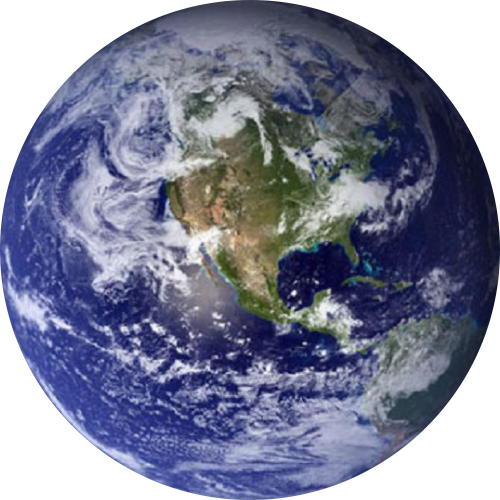
#> input picture JavaScript/Solar System project/images/earth.png, 500 x 500 px, given in place of img1.jpg, which was not available
$ python edit_images_using_python.py
#> lines starting #> are read from the running program, lines starting #| are printed output that depends on the picture; pictures that were not available may be replaced by others from this repository, and a replacement may not be noted
# Installation of pillow library - pip install Pillow
# change the image extension
# resize image files
# resize multiple images using for loop
# Sharpness
# Brightness
# Color
# Contrast
# Image Blur, GaussianBlur

from PIL import Image, ImageEnhance, ImageFilter
import os

img1 = Image.open(r'Images\img1.jpg')
#> img1 is the input picture: PIL image 500x500 RGBA; mean R, G, B, A 126, 129.9, 152.8, 200.3
# Change extension
img1.save(r'Edited Images\img1.png')
img1.show()

# Resize
MAX_SIZE = (250, 250)
img1.thumbnail(MAX_SIZE)
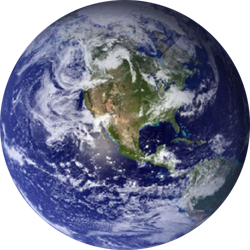
#> img1: PIL image 250x250 RGBA; mean R, G, B, A 72.6, 76.5, 99.6, 200.3; transparent parts drawn white
img1.save(r'Edited Images\img1_small.png')

for item in os.listdir('Images'):
    if item.endswith('.jpg'):
        img = Image.open(f'Images\\{item}')
        filename, extension = os.path.splitext(item)
        img.save(f'Edited Images\\{filename}.png')

sharpness_obj = ImageEnhance.Sharpness(img1)
sharpness_obj.enhance(4).save(r'Edited Images\cat_edited.jpg')
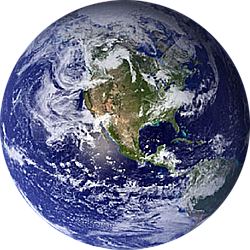
#> saved as cat_edited.jpg: PIL image 250x250 RGBA; mean R, G, B, A 73.1, 77, 100, 200.3; transparent parts drawn white
print(type(sharpness_obj))
#| <class 'PIL.ImageEnhance.Sharpness'>
# 0 : blurry
# 1 : original image
# 2 : image with increased sharpness

color_obj = ImageEnhance.Color(img1)
color_obj.enhance(4).save(r'Edited Images\cat_edited.jpg')
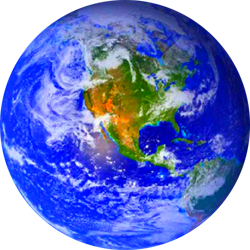
#> saved as cat_edited.jpg: PIL image 250x250 RGBA; mean R, G, B, A 57, 72.1, 150.6, 200.3; transparent parts drawn white
# 0 : black and white
# 1 : original image
# 2 : image with increased colors

bright_obj = ImageEnhance.Brightness(img1)
bright_obj.enhance(3).save(r'Edited Images\cat_edited.jpg')
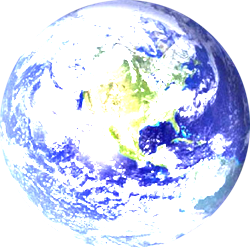
#> saved as cat_edited.jpg: PIL image 250x250 RGBA; mean R, G, B, A 158.2, 165, 188.6, 200.3; transparent parts drawn white
# 0 : black
# 1 : original image
# 2 : image with increased brightness

contrast_obj = ImageEnhance.Contrast(img1)
contrast_obj.enhance(3).save(r'Edited Images\cat_edited.jpg')
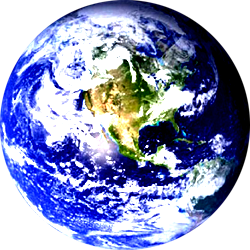
#> saved as cat_edited.jpg: PIL image 250x250 RGBA; mean R, G, B, A 91.2, 98.9, 138.5, 200.3; transparent parts drawn white
# 0 : black
# 1 : original image
# 2 : image with increased brightness

img1.filter(ImageFilter.GaussianBlur()).save(r'Edited Images\cat_blur.jpg')
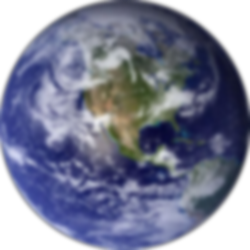
#> saved as cat_blur.jpg: PIL image 250x250 RGBA; mean R, G, B, A 72.5, 76.5, 99.6, 200.3; transparent parts drawn white
